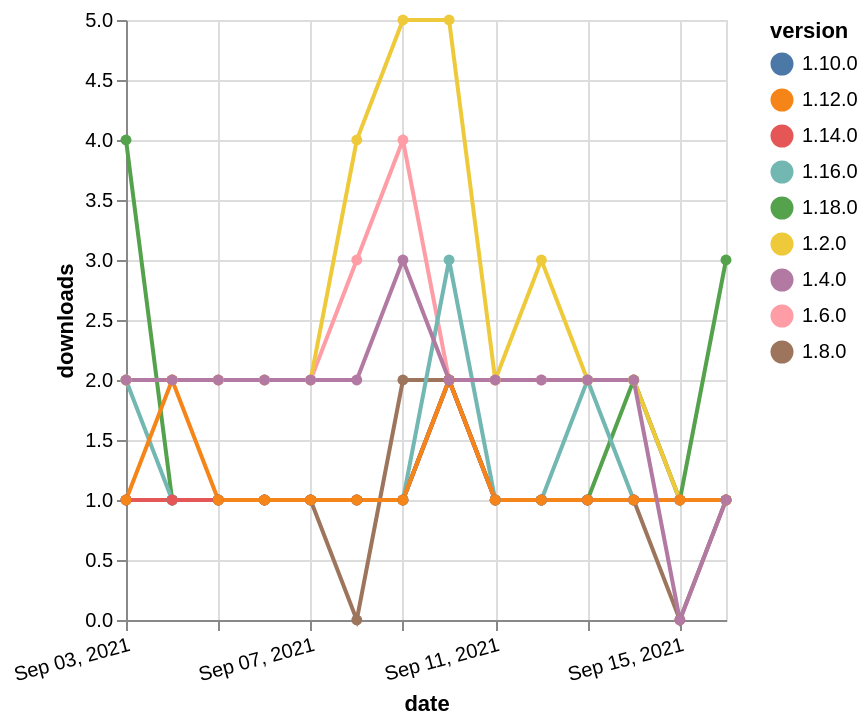

Specify this chart in Vega-Lite:
### Vega-Lite specification from a JSON file in a GitHub repository (floating-point values rounded to 4 significant figures)
{"$schema": "https://vega.github.io/schema/vega-lite/v5.json", "description": "A simple bar chart with embedded data.", "data": {"values": [{"date": "2021-09-03", "total": 2486, "delta": 2, "version": "1.6.0"}, {"date": "2021-09-04", "total": 2488, "delta": 2, "version": "1.6.0"}, {"date": "2021-09-05", "total": 2490, "delta": 2, "version": "1.6.0"}, {"date": "2021-09-06", "total": 2492, "delta": 2, "version": "1.6.0"}, {"date": "2021-09-07", "total": 2494, "delta": 2, "version": "1.6.0"}, {"date": "2021-09-08", "total": 2497, "delta": 3, "version": "1.6.0"}, {"date": "2021-09-09", "total": 2501, "delta": 4, "version": "1.6.0"}, {"date": "2021-09-10", "total": 2503, "delta": 2, "version": "1.6.0"}, {"date": "2021-09-11", "total": 2505, "delta": 2, "version": "1.6.0"}, {"date": "2021-09-12", "total": 2507, "delta": 2, "version": "1.6.0"}, {"date": "2021-09-13", "total": 2509, "delta": 2, "version": "1.6.0"}, {"date": "2021-09-14", "total": 2511, "delta": 2, "version": "1.6.0"}, {"date": "2021-09-15", "total": 2512, "delta": 1, "version": "1.6.0"}, {"date": "2021-09-16", "total": 2513, "delta": 1, "version": "1.6.0"}, {"date": "2021-09-03", "total": 121, "delta": 4, "version": "1.18.0"}, {"date": "2021-09-04", "total": 122, "delta": 1, "version": "1.18.0"}, {"date": "2021-09-05", "total": 123, "delta": 1, "version": "1.18.0"}, {"date": "2021-09-06", "total": 124, "delta": 1, "version": "1.18.0"}, {"date": "2021-09-07", "total": 125, "delta": 1, "version": "1.18.0"}, {"date": "2021-09-08", "total": 126, "delta": 1, "version": "1.18.0"}, {"date": "2021-09-09", "total": 127, "delta": 1, "version": "1.18.0"}, {"date": "2021-09-10", "total": 129, "delta": 2, "version": "1.18.0"}, {"date": "2021-09-11", "total": 130, "delta": 1, "version": "1.18.0"}, {"date": "2021-09-12", "total": 131, "delta": 1, "version": "1.18.0"}, {"date": "2021-09-13", "total": 132, "delta": 1, "version": "1.18.0"}, {"date": "2021-09-14", "total": 134, "delta": 2, "version": "1.18.0"}, {"date": "2021-09-15", "total": 135, "delta": 1, "version": "1.18.0"}, {"date": "2021-09-16", "total": 138, "delta": 3, "version": "1.18.0"}, {"date": "2021-09-03", "total": 258, "delta": 1, "version": "1.8.0"}, {"date": "2021-09-04", "total": 259, "delta": 1, "version": "1.8.0"}, {"date": "2021-09-05", "total": 260, "delta": 1, "version": "1.8.0"}, {"date": "2021-09-06", "total": 261, "delta": 1, "version": "1.8.0"}, {"date": "2021-09-07", "total": 262, "delta": 1, "version": "1.8.0"}, {"date": "2021-09-08", "total": 262, "delta": 0, "version": "1.8.0"}, {"date": "2021-09-09", "total": 264, "delta": 2, "version": "1.8.0"}, {"date": "2021-09-10", "total": 266, "delta": 2, "version": "1.8.0"}, {"date": "2021-09-11", "total": 267, "delta": 1, "version": "1.8.0"}, {"date": "2021-09-12", "total": 268, "delta": 1, "version": "1.8.0"}, {"date": "2021-09-13", "total": 269, "delta": 1, "version": "1.8.0"}, {"date": "2021-09-14", "total": 270, "delta": 1, "version": "1.8.0"}, {"date": "2021-09-15", "total": 270, "delta": 0, "version": "1.8.0"}, {"date": "2021-09-16", "total": 271, "delta": 1, "version": "1.8.0"}, {"date": "2021-09-03", "total": 210, "delta": 1, "version": "1.10.0"}, {"date": "2021-09-04", "total": 211, "delta": 1, "version": "1.10.0"}, {"date": "2021-09-05", "total": 212, "delta": 1, "version": "1.10.0"}, {"date": "2021-09-06", "total": 213, "delta": 1, "version": "1.10.0"}, {"date": "2021-09-07", "total": 214, "delta": 1, "version": "1.10.0"}, {"date": "2021-09-08", "total": 215, "delta": 1, "version": "1.10.0"}, {"date": "2021-09-09", "total": 216, "delta": 1, "version": "1.10.0"}, {"date": "2021-09-10", "total": 218, "delta": 2, "version": "1.10.0"}, {"date": "2021-09-11", "total": 219, "delta": 1, "version": "1.10.0"}, {"date": "2021-09-12", "total": 220, "delta": 1, "version": "1.10.0"}, {"date": "2021-09-13", "total": 221, "delta": 1, "version": "1.10.0"}, {"date": "2021-09-14", "total": 222, "delta": 1, "version": "1.10.0"}, {"date": "2021-09-15", "total": 223, "delta": 1, "version": "1.10.0"}, {"date": "2021-09-16", "total": 224, "delta": 1, "version": "1.10.0"}, {"date": "2021-09-03", "total": 195, "delta": 2, "version": "1.16.0"}, {"date": "2021-09-04", "total": 196, "delta": 1, "version": "1.16.0"}, {"date": "2021-09-05", "total": 197, "delta": 1, "version": "1.16.0"}, {"date": "2021-09-06", "total": 198, "delta": 1, "version": "1.16.0"}, {"date": "2021-09-07", "total": 199, "delta": 1, "version": "1.16.0"}, {"date": "2021-09-08", "total": 200, "delta": 1, "version": "1.16.0"}, {"date": "2021-09-09", "total": 201, "delta": 1, "version": "1.16.0"}, {"date": "2021-09-10", "total": 204, "delta": 3, "version": "1.16.0"}, {"date": "2021-09-11", "total": 205, "delta": 1, "version": "1.16.0"}, {"date": "2021-09-12", "total": 206, "delta": 1, "version": "1.16.0"}, {"date": "2021-09-13", "total": 208, "delta": 2, "version": "1.16.0"}, {"date": "2021-09-14", "total": 209, "delta": 1, "version": "1.16.0"}, {"date": "2021-09-15", "total": 210, "delta": 1, "version": "1.16.0"}, {"date": "2021-09-16", "total": 211, "delta": 1, "version": "1.16.0"}, {"date": "2021-09-03", "total": 3604, "delta": 2, "version": "1.2.0"}, {"date": "2021-09-04", "total": 3606, "delta": 2, "version": "1.2.0"}, {"date": "2021-09-05", "total": 3608, "delta": 2, "version": "1.2.0"}, {"date": "2021-09-06", "total": 3610, "delta": 2, "version": "1.2.0"}, {"date": "2021-09-07", "total": 3612, "delta": 2, "version": "1.2.0"}, {"date": "2021-09-08", "total": 3616, "delta": 4, "version": "1.2.0"}, {"date": "2021-09-09", "total": 3621, "delta": 5, "version": "1.2.0"}, {"date": "2021-09-10", "total": 3626, "delta": 5, "version": "1.2.0"}, {"date": "2021-09-11", "total": 3628, "delta": 2, "version": "1.2.0"}, {"date": "2021-09-12", "total": 3631, "delta": 3, "version": "1.2.0"}, {"date": "2021-09-13", "total": 3633, "delta": 2, "version": "1.2.0"}, {"date": "2021-09-14", "total": 3635, "delta": 2, "version": "1.2.0"}, {"date": "2021-09-15", "total": 3636, "delta": 1, "version": "1.2.0"}, {"date": "2021-09-16", "total": 3637, "delta": 1, "version": "1.2.0"}, {"date": "2021-09-03", "total": 170, "delta": 1, "version": "1.14.0"}, {"date": "2021-09-04", "total": 171, "delta": 1, "version": "1.14.0"}, {"date": "2021-09-05", "total": 172, "delta": 1, "version": "1.14.0"}, {"date": "2021-09-06", "total": 173, "delta": 1, "version": "1.14.0"}, {"date": "2021-09-07", "total": 174, "delta": 1, "version": "1.14.0"}, {"date": "2021-09-08", "total": 175, "delta": 1, "version": "1.14.0"}, {"date": "2021-09-09", "total": 176, "delta": 1, "version": "1.14.0"}, {"date": "2021-09-10", "total": 178, "delta": 2, "version": "1.14.0"}, {"date": "2021-09-11", "total": 179, "delta": 1, "version": "1.14.0"}, {"date": "2021-09-12", "total": 180, "delta": 1, "version": "1.14.0"}, {"date": "2021-09-13", "total": 181, "delta": 1, "version": "1.14.0"}, {"date": "2021-09-14", "total": 182, "delta": 1, "version": "1.14.0"}, {"date": "2021-09-15", "total": 183, "delta": 1, "version": "1.14.0"}, {"date": "2021-09-16", "total": 184, "delta": 1, "version": "1.14.0"}, {"date": "2021-09-03", "total": 198, "delta": 1, "version": "1.12.0"}, {"date": "2021-09-04", "total": 200, "delta": 2, "version": "1.12.0"}, {"date": "2021-09-05", "total": 201, "delta": 1, "version": "1.12.0"}, {"date": "2021-09-06", "total": 202, "delta": 1, "version": "1.12.0"}, {"date": "2021-09-07", "total": 203, "delta": 1, "version": "1.12.0"}, {"date": "2021-09-08", "total": 204, "delta": 1, "version": "1.12.0"}, {"date": "2021-09-09", "total": 205, "delta": 1, "version": "1.12.0"}, {"date": "2021-09-10", "total": 207, "delta": 2, "version": "1.12.0"}, {"date": "2021-09-11", "total": 208, "delta": 1, "version": "1.12.0"}, {"date": "2021-09-12", "total": 209, "delta": 1, "version": "1.12.0"}, {"date": "2021-09-13", "total": 210, "delta": 1, "version": "1.12.0"}, {"date": "2021-09-14", "total": 211, "delta": 1, "version": "1.12.0"}, {"date": "2021-09-15", "total": 212, "delta": 1, "version": "1.12.0"}, {"date": "2021-09-16", "total": 213, "delta": 1, "version": "1.12.0"}, {"date": "2021-09-03", "total": 2587, "delta": 2, "version": "1.4.0"}, {"date": "2021-09-04", "total": 2589, "delta": 2, "version": "1.4.0"}, {"date": "2021-09-05", "total": 2591, "delta": 2, "version": "1.4.0"}, {"date": "2021-09-06", "total": 2593, "delta": 2, "version": "1.4.0"}, {"date": "2021-09-07", "total": 2595, "delta": 2, "version": "1.4.0"}, {"date": "2021-09-08", "total": 2597, "delta": 2, "version": "1.4.0"}, {"date": "2021-09-09", "total": 2600, "delta": 3, "version": "1.4.0"}, {"date": "2021-09-10", "total": 2602, "delta": 2, "version": "1.4.0"}, {"date": "2021-09-11", "total": 2604, "delta": 2, "version": "1.4.0"}, {"date": "2021-09-12", "total": 2606, "delta": 2, "version": "1.4.0"}, {"date": "2021-09-13", "total": 2608, "delta": 2, "version": "1.4.0"}, {"date": "2021-09-14", "total": 2610, "delta": 2, "version": "1.4.0"}, {"date": "2021-09-15", "total": 2610, "delta": 0, "version": "1.4.0"}, {"date": "2021-09-16", "total": 2611, "delta": 1, "version": "1.4.0"}]}, "width": "container", "mark": {"type": "line", "point": {"filled": true}}, "encoding": {"x": {"field": "date", "type": "temporal", "timeUnit": "yearmonthdate", "title": "date", "axis": {"labelAngle": -15}}, "y": {"field": "delta", "type": "quantitative", "title": "downloads"}, "color": {"field": "version", "type": "nominal"}, "tooltip": {"field": "delta"}}}
